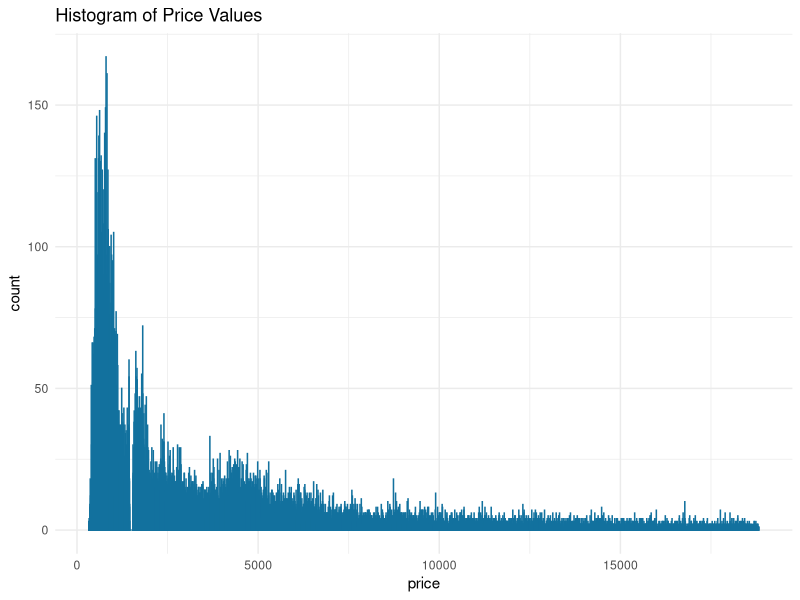
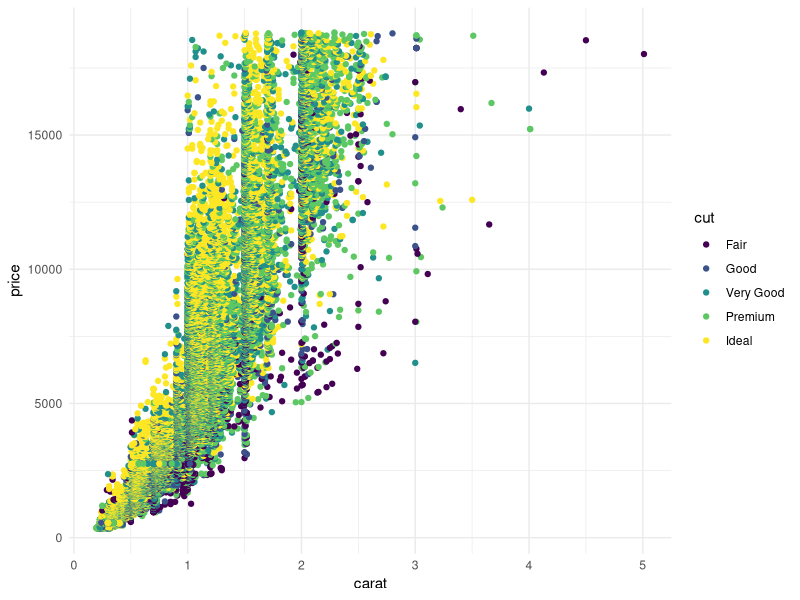
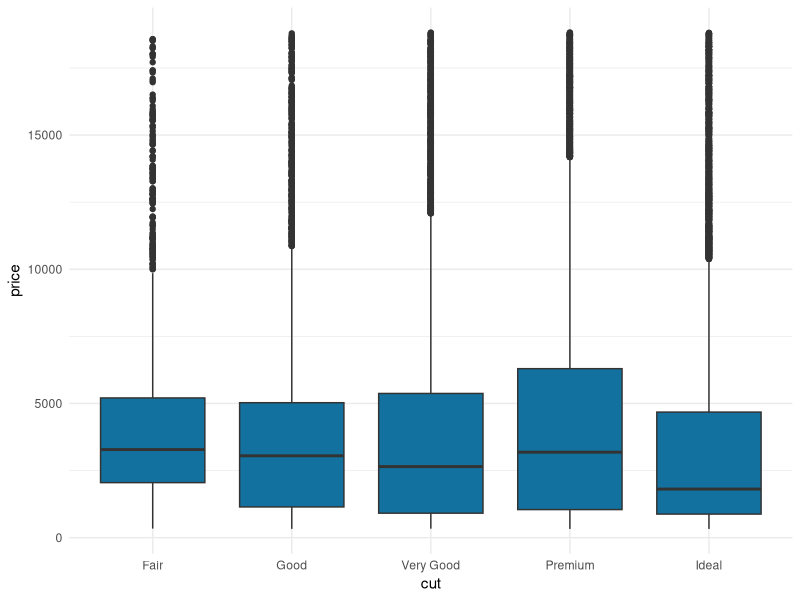
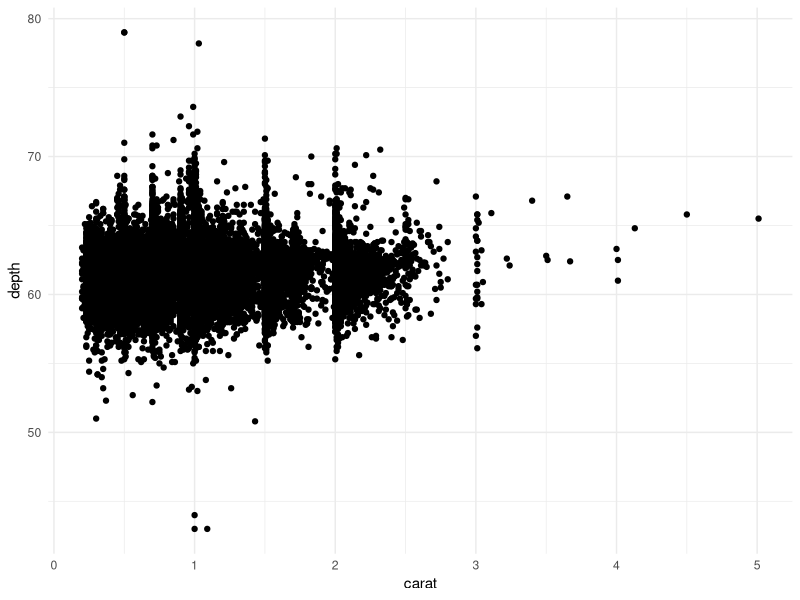
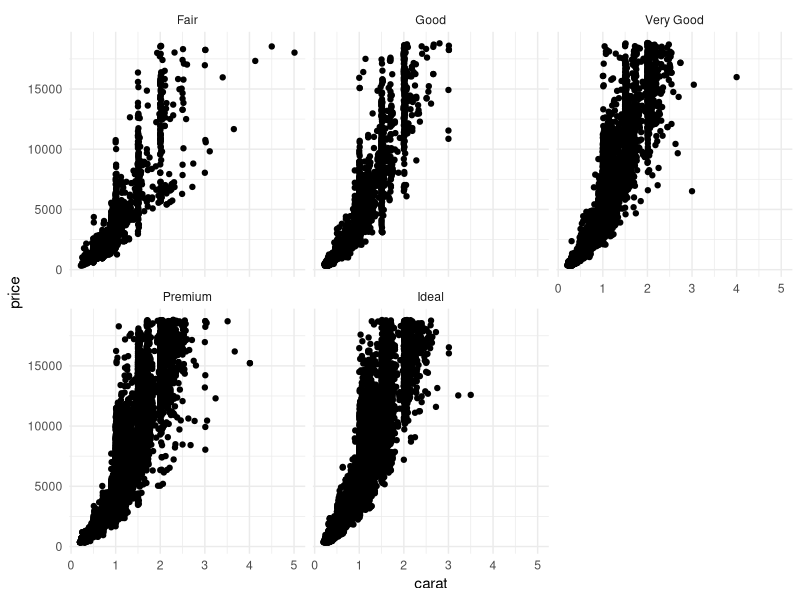
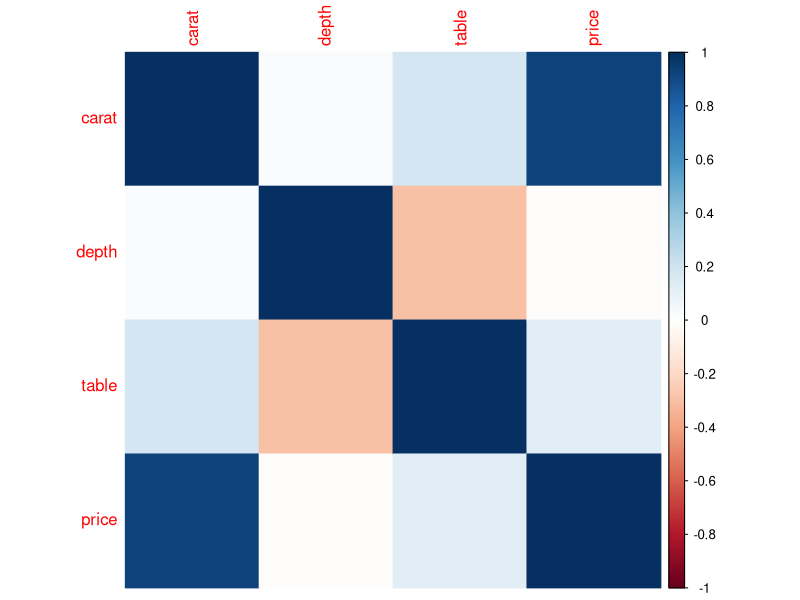
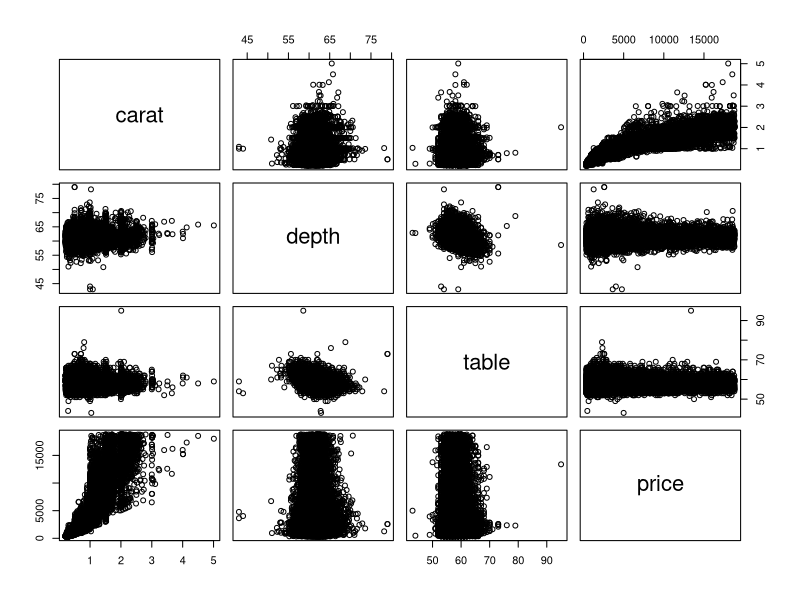

Recreate these plots in R, in order.
# Load necessary libraries
library(tidyverse)
library(viridis)

# Load diamonds dataset
data(diamonds)

# Display the first few rows of the dataset
head(diamonds)

# Summary statistics of the dataset
summary(diamonds)

# Dimensions of the dataset (number of rows and columns)
dim(diamonds)

# Check for missing values in each column
sapply(diamonds, function(x) sum(is.na(x)))

# Histogram of price values
ggplot(data = diamonds, aes(x = price)) +
  geom_histogram(fill = "#12719e", color = "#12719e", binwidth = 2) +
  ggtitle("Histogram of Price Values")+
  theme_minimal()

# Scatter plot of carat vs. price, colored by cut
ggplot(data = diamonds, aes(x = carat, y = price, color = cut)) + 
  geom_point()+
  scale_color_viridis_d()+
  theme_minimal()

# Boxplot of price by cut
ggplot(data = diamonds, aes(x = cut, y = price)) + 
  geom_boxplot(fill = "#12719e")+
  theme_minimal()

# Scatter plot of carat vs. depth
ggplot(data = diamonds, aes(x = carat, y = depth)) + 
  geom_point()+
  theme_minimal()

# Faceted scatter plot of price vs. carat, faceted by cut
ggplot(data = diamonds, aes(x = carat, y = price)) + 
  geom_point() + 
  facet_wrap(~cut)+
  theme_minimal()

# Correlation matrix plot
correlation_matrix <- cor(diamonds[, c("carat", "depth", "table", "price")])
corrplot::corrplot(correlation_matrix, method = "color")

# Pairwise scatter plots of selected numeric variables
pairs(diamonds[, c("carat", "depth", "table", "price")])
